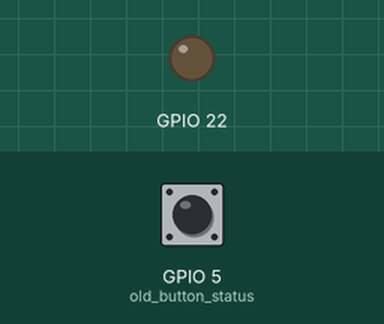
The program below on a simulated Raspberry Pi (BCM pin numbers). Shown: output pins drawn as LEDs (lit = HIGH). Inputs (shaded band) come from the test bench; at power-on: GPIO 5 (old_button_status) LOW. The full-screen text the program places in the terminal is not drawn.

Above: at 1.2 s.
1.3 s: GPIO 5 (old_button_status) pulled HIGH for 0.15 s
At 1.37 s:
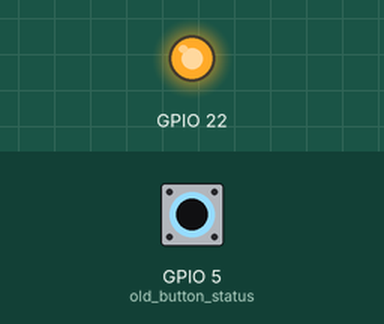
2.9 s: GPIO 5 (old_button_status) pulled HIGH for 3.2 s
At 7.3 s:
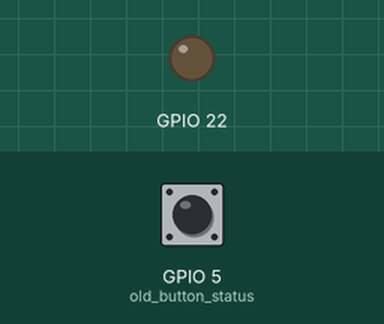
Timing chart, 0 to 8.8 s (numbered marks = the images above; inputs shaded):
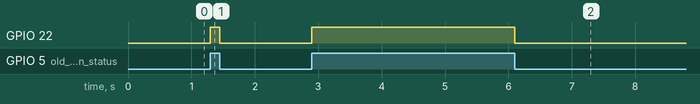

Measured:
- after the input at 1.3 s, GPIO 22: LOW → HIGH at once, → LOW 0.15 s later
- after the input at 2.9 s, GPIO 22: LOW → HIGH at once, → LOW 3.2 s later

The program:

brush-1-via-RPi_GPIO.py
```python
# Connections:
# GPIO5 (pin 29) is button input
# GPIO22 (pin 15) is LED


import time
import curses
import sys
import RPi.GPIO as GPIO

GPIO.setmode(GPIO.BCM)
GPIO.setup(5, GPIO.IN)
GPIO.setup(22, GPIO.OUT)
tc=curses.initscr()
tc.nodelay(1)
old_button_status=GPIO.input(5)
count=0


tc.addstr(1, 0, "Press SPACE to quit:\n")
tc.addstr(2, 0, str(count))


while 1:
  button_status=GPIO.input(5)
  kbval=tc.getch()
  GPIO.output(22, button_status)
  if old_button_status != button_status:
    time.sleep(0.02) # debounce period
    button_status=GPIO.input(5) # re-read the input
    if old_button_status != button_status:


      if button_status == True:
        tc.addstr(2, 10, "-") # pin is high, button unpressed
        count=count+1
      else:
        tc.addstr(2, 10, "_") # pin is low, button pressed
      old_button_status=button_status
      tc.addstr(2, 0, str(count))


  if kbval==0x20:
    break


time.sleep(1)
GPIO.cleanup()
curses.endwin()
print("Goodbye" )

        
```
